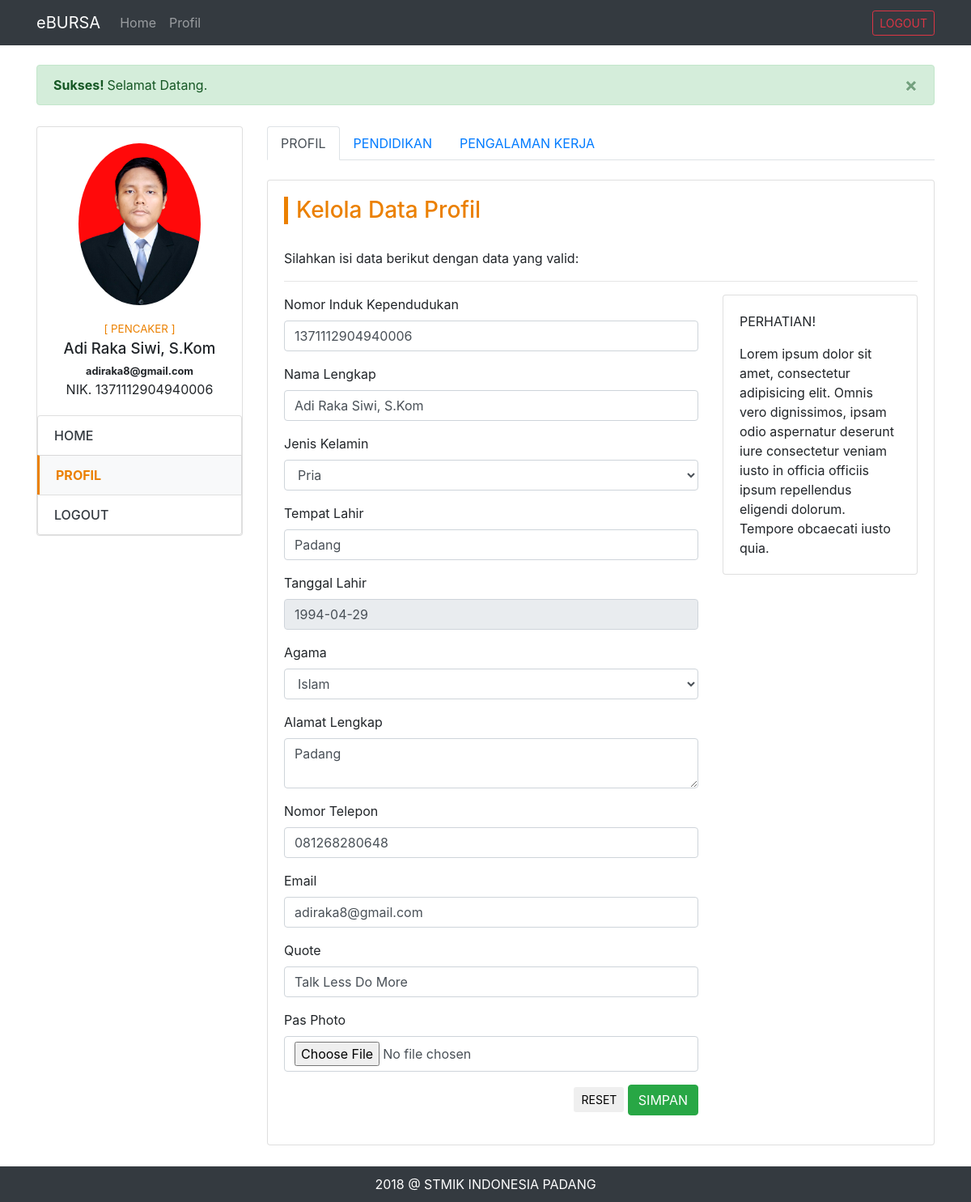
The app's page /pencaker-dashboard.php?page=profil (signed in) with its own data.
### tables this page shows
CREATE TABLE `profil_pencaker` (
  `id` int(11) NOT NULL AUTO_INCREMENT,
  `user_akun_id` int(11) NOT NULL,
  `nik` varchar(20) NOT NULL,
  `nama` varchar(50) NOT NULL,
  `jenis_kelamin` enum('Pria','Wanita') NOT NULL,
  `tempat_lahir` varchar(50) DEFAULT NULL,
  `tanggal_lahir` date DEFAULT NULL,
  `agama` enum('Islam','Katolik','Protestan','Hindu','Buddha') DEFAULT NULL,
  `alamat` text,
  `telepon` varchar(12) DEFAULT NULL,
  `quote` varchar(100) DEFAULT NULL,
  `email` varchar(50) NOT NULL,
  `photo` varchar(100) DEFAULT NULL,
  `dibuat_pada` date NOT NULL,
  PRIMARY KEY (`id`),
  KEY `user_akun_id` (`user_akun_id`)
);

### cores/misc/function.php (called while the page is built, shortened)
<?php
	function getPencakerProfil($id) {
		$conn = koneksi();
		$sql = "SELECT * FROM profil_pencaker WHERE user_akun_id = '$id'";
		$proc = mysqli_query($conn, $sql);
		$data = mysqli_fetch_assoc($proc);
		return $data;
	}
	function koneksi() {
		$conn = mysqli_connect('localhost', 'root', '', 'dbbursa');
		return $conn;
	}
?>

### views/pencaker/profil.php (the view, shortened to what this page needs)
<div class="row">
	<div class="col-md-3">
		<?php include "views/pencaker/partials/side-menu.php"; ?>
	</div>
	<div class="col-md-9">
		<ul class="nav nav-tabs" id="myTab" role="tablist">
			<li class="nav-item">
				<a class="nav-link active" id="profil-tab" data-toggle="tab" href="#profil" role="tab" aria-controls="profil" aria-selected="true">PROFIL</a>
			</li>
			<li class="nav-item">
				<a class="nav-link" id="pendidikan-tab" data-toggle="tab" href="#pendidikan" role="tab" aria-controls="pendidikan" aria-selected="false">PENDIDIKAN</a>
			</li>
			<li class="nav-item">
				<a class="nav-link" id="pengalaman-tab" data-toggle="tab" href="#pengalaman" role="tab" aria-controls="pengalaman" aria-selected="false">PENGALAMAN KERJA</a>
			</li>
		</ul>
		<div class="tab-content" id="myTabContent">
			<div class="tab-pane fade show active" id="profil" role="tabpanel" aria-labelledby="profil-tab"> <br>
				<div class="card">
					<div class="card-body">
						<h3 class="home-title">Kelola Data Profil</h3>
						<p>Silahkan isi data berikut dengan data yang valid:</p> <hr>
						<div class="row">
							<div class="col-md-8">
								<form action="cores/pencaker/profil/ubah-profil-process.php" method="POST" enctype="multipart/form-data">
									<div class="form-group">
										<label for="nik">Nomor Induk Kependudukan</label>
										<input type="text" name="nik" id="nik" class="form-control" value="<?php echo $dataProfil["nik"] ?>">
									</div>
									<div class="form-group">
										<label for="nama">Nama Lengkap</label>
										<input type="text" name="nama" id="nama" class="form-control" value="<?php echo $dataProfil["nama"] ?>">
									</div>
									<div class="form-group">
										<label for="jekel">Jenis Kelamin</label>
										<select name="jekel" id="jekel" class="form-control">
											<option value="<?php echo $dataProfil["jenis_kelamin"] ?>"><?php echo $dataProfil["jenis_kelamin"] ?></option>
										</select>
									</div>
									<div class="form-group">
										<label for="tempat_lahir">Tempat Lahir</label>
										<input type="text" name="tempat_lahir" id="tempat_lahir" class="form-control" value="<?php echo $dataProfil["tempat_lahir"] ?>">
									</div>
									<div class="form-group">
										<label for="tanggal_lahir">Tanggal Lahir</label>
										<input type="text" name="tanggal_lahir" id="tanggal_lahir" class="form-control" value="<?php echo $dataProfil["tanggal_lahir"] ?>" readonly>
									</div>
									<div class="form-group">
										<label for="agama">Agama</label>
										<select name="agama" id="agama" class="form-control">
											<option value="<?php echo $dataProfil["agama"] ?>"><?php echo $dataProfil["agama"] ?></option>
										</select>
									</div>
									<div class="form-group">
										<label for="alamat">Alamat Lengkap</label>
										<textarea name="alamat" id="alamat" class="form-control"><?php echo $dataProfil["alamat"] ?></textarea>
									</div>
									<div class="form-group">
										<label for="telepon">Nomor Telepon</label>
										<input type="text" name="telepon" id="telepon" class="form-control" value="<?php echo $dataProfil["telepon"] ?>">
									</div>
									<div class="form-group">
										<label for="email">Email</label>
										<input type="text" name="email" id="email" class="form-control" value="<?php echo $dataProfil["email"] ?>">
									</div>
									<div class="form-group">
										<label for="quote">Quote</label>
										<input type="text" name="quote" id="quote" class="form-control" value="<?php echo $dataProfil["quote"] ?>">
									</div>
									<div class="form-group">
										<label for="foto">Pas Photo</label>
										<input type="file" name="foto" id="foto" class="form-control">
									</div>
									<div class="form-group text-right">
										<button type="reset" class="btn btn-sm btn-default">RESET</button>
										<button type="submit" class="btn btn-success">SIMPAN</button>
									</div>
								</form>
							</div>
							<div class="col-md-4">
								<div class="card">
									<div class="card-body">
										<p>PERHATIAN!</p>
										Lorem ipsum dolor sit amet, consectetur adipisicing elit. Omnis vero dignissimos, ipsam odio aspernatur deserunt iure consectetur veniam iusto in officia officiis ipsum repellendus eligendi dolorum. Tempore obcaecati iusto quia.
									</div>
								</div>
							</div>
						</div>
					</div>
				</div>
			</div>
		</div>
	</div>
</div>

### views/pencaker/partials/side-menu.php
<div class="card">
	<div class="card-body">
		<div class="text-center">
			<img src="assets/img/profil/pencaker/<?php echo $dataProfil["photo"] ?>" class="rounded-circle text-center" height="200xp">
			<div class="side-detail">
				<div class="side-akses">[ <?php echo strtoupper($_SESSION['hak_akses']) ?> ]</div>
				<div class="side-nama"><?php echo $dataProfil["nama"] ?></div>
				<div class="side-email"><small><strong><?php echo $dataProfil["email"] ?></strong></small></div>
				<div class="side-nip"><?php echo 'NIK. '.$dataProfil["nik"] ?></div>
			</div>
		</div>
	</div>
	<ul class="list-group">
		<a href="?page=home" class="list-group-item <?php echo $page=='home'?'active':'' ?>">HOME</a>
		<a href="?page=profil" class="list-group-item <?php echo $page=='profil'?'active':'' ?>">PROFIL</a>
		<a href="logout.php" class="list-group-item">LOGOUT</a>
	</ul>
</div>

### assets/css/app.css (style rules this page uses)
.home-title { margin-bottom: 30px; color: #eb8000; border-left: 5px solid; padding-left: 10px; }
.side-detail { margin-top: 20px; }
.side-akses { font-size: 10pt; color: #eb8000; }
.side-nama { font-size: 14pt; font-weight: 500; }
.list-group-item { font-weight: 500; color: #343a40; }
.list-group-item.active { z-index: 0; color: #eb8000; font-weight: bold; background-color: #f8f9fa; border: 1px solid rgba(0,0,0,.125); border-left: 3px solid #eb8000; }
.active { z-index: 0; }

### records on screen
profil_pencaker: photo (picture), nama "Adi Raka Siwi, S.Kom", email "adiraka8@gmail.com", nik "1371112904940006", jekel "Pria", tempat_lahir "Padang", tanggal_lahir "1994-04-29", agama "Islam", alamat "Padang", telepon "081268280648", quote "Talk Less Do More"

### other values on screen
$_SESSION["sukses"] "Selamat Datang."
$_SESSION['hak_akses'] "PENCAKER"
